Frame 1 (no input): blank canvas, image omitted
Frame 60 (no input): blank canvas, image omitted
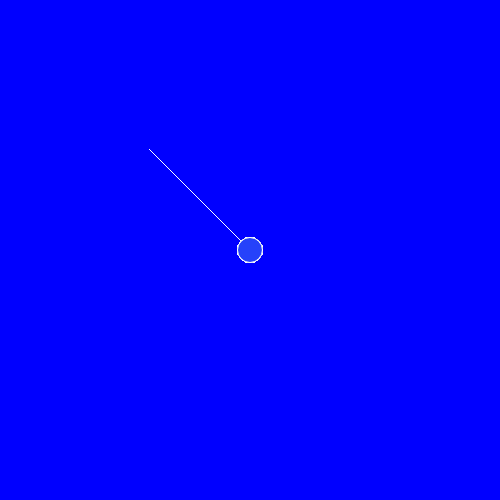
Frame 120 (the mouse pressed at the canvas centre since frame 60)

The p5.js sketch whose frames 1 and 60 were blank and that drew this single picture after the mouse press (run headless with seeded random() and noise() and a simulated clock; from frame 60 on, the mouse is pressed at the canvas centre):

// p5.js sketch
// ── sketch.js
var r,g,b;
function setup() {
  createCanvas(500, 500);
  background(0, 0, 255);
}

function draw() {
  r=random(255);
  g=random(255);
  b=random(255);
  if(mouseIsPressed) {
    stroke(255, 255, 255);
    line(150, 150, mouseX, mouseY);
    fill(r,g,b);
    ellipse(mouseX, mouseY, 25, 25);
  }
}
